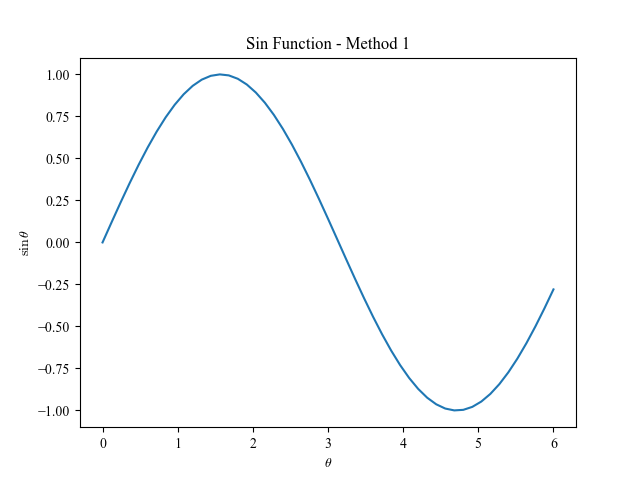

Write Python code to recreate this figure.
import numpy as np
import matplotlib.pyplot as plt
from matplotlib import font_manager

fe = font_manager.FontEntry(fname='/usr/share/fonts/TTF/Times.TTF', name='tnr')
font_manager.fontManager.ttflist.append(fe)

plt.rcParams['font.family'] = fe.name
plt.rcParams['mathtext.fontset'] = 'cm'

x = np.linspace(0, 6, 51)
plt.plot(x, np.sin(x))
plt.title(r'Sin Function - Method 1')
plt.xlabel(r'$\theta$')
plt.ylabel(r'$\sin\theta$')
plt.savefig('method1.png')
